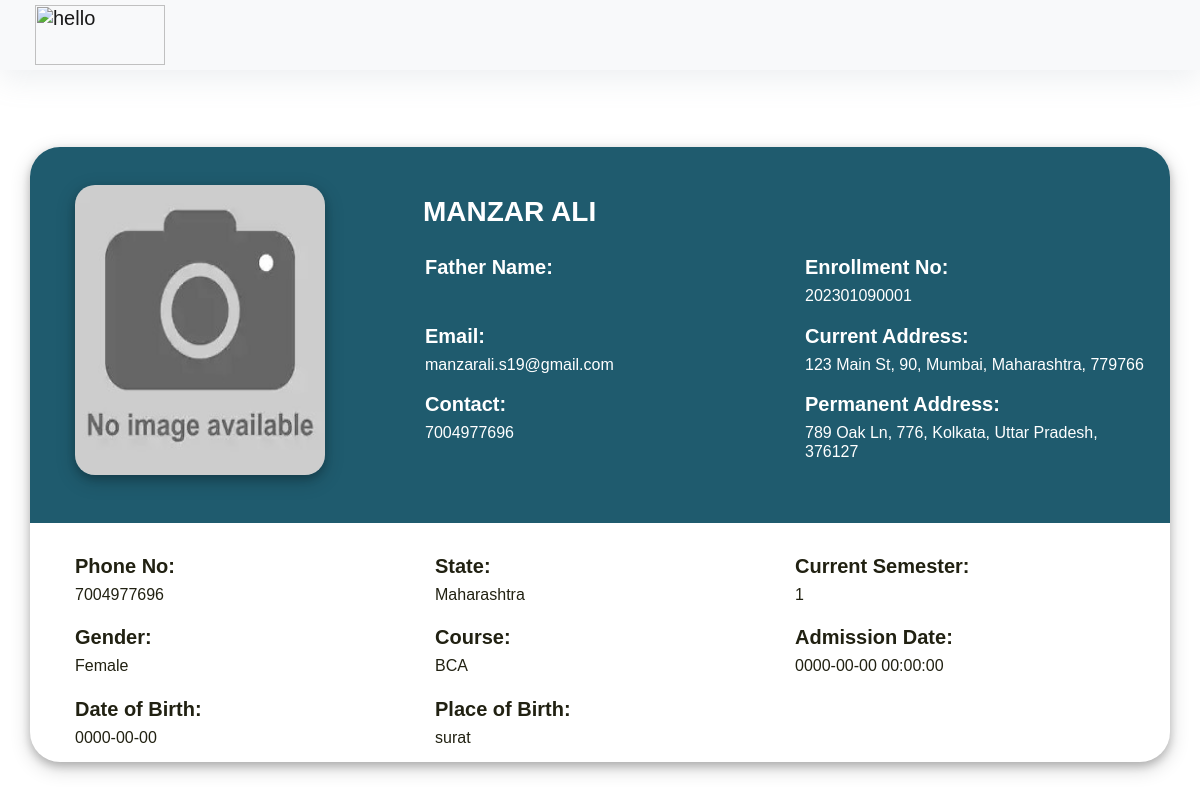
The app's page /Student/display-Student.php?enrollment_no=202301090001 (signed in) with its own data.
### tables this page shows
CREATE TABLE IF NOT EXISTS `student_info` (
  `id` int NOT NULL AUTO_INCREMENT,
  `user_id` varchar(45) NOT NULL,
  `password` varchar(45) NOT NULL,
  `enrollment_no_genrator` varchar(100) NOT NULL,
  `enrollment_no` varchar(15) NOT NULL,
  `dept_id` varchar(10) NOT NULL,
  `course_code` varchar(50) NOT NULL,
  `first_name` varchar(30) NOT NULL,
  `middle_name` varchar(30) DEFAULT NULL,
  `last_name` varchar(30) DEFAULT NULL,
  `father_name` varchar(30) DEFAULT NULL,
  `dob` date NOT NULL,
  `blood_group` varchar(10) NOT NULL,
  `place_of_birth` varchar(50) DEFAULT NULL,
  `gender` varchar(10) NOT NULL,
  `email` varchar(30) NOT NULL,
  `mobile_no` varchar(11) DEFAULT NULL,
  `alter_mno` varchar(10) DEFAULT NULL,
  `aadhar_no` varchar(12) NOT NULL,
  `aadhar_path` varchar(100) NOT NULL,
  `cast` varchar(10) NOT NULL,
  `disability` varchar(10) NOT NULL,
  `ssc_board` varchar(50) DEFAULT NULL,
  `ssc_m_y` varchar(10) DEFAULT NULL,
  `ssc_percentage` varchar(10) DEFAULT NULL,
  `ssc_result_path` varchar(100) DEFAULT NULL,
  `hsc_board` varchar(50) DEFAULT NULL,
  `hsc_m_y` varchar(10) DEFAULT NULL,
  `hsc_percentage` varchar(10) DEFAULT NULL,
  `hsc_result_path` varchar(100) DEFAULT NULL,
  `profile_image` varchar(100) DEFAULT NULL,
  `current_address` varchar(150) DEFAULT NULL,
  `state` varchar(20) DEFAULT NULL,
  `permanent_address` varchar(150) DEFAULT NULL,
  `fees_status` varchar(15) NOT NULL,
  `exam_status` varchar(10) NOT NULL,
  `current_semester` int DEFAULT NULL,
  `graduation_date` varchar(20) NOT NULL,
  `class_id` varchar(10) NOT NULL,
  `session` varchar(50) NOT NULL,
  `admission_date` timestamp NOT NULL DEFAULT CURRENT_TIMESTAMP,
  PRIMARY KEY (`id`),
  UNIQUE KEY `enrollment_no` (`enrollment_no`)
);

### Student/display-student.php (the view, shortened to what this page needs)
<?php include('../common/header.php') ?>
<?php
require_once "../connection/connection.php";
if (!isset($_SESSION["Logininfo"])) {
	echo '<script type="text/javascript">window.location.href = "../login/login.php";</script>';
} else {
	$userid = $_SESSION['Logininfo']['user_id'];
	$password = $_SESSION['Logininfo']['password'];
	$check = $_SESSION['Logininfo']['role'];
	if ($check == 'std') {
		$query = "SELECT * FROM student_info WHERE user_id = '$userid' AND password = '$password'";
		$result = mysqli_query($con, $query);
		if($result)
		{
			$row = mysqli_fetch_array($result);
			$urname = $row["user_id"];
			$pass = $row["password"];
			$enrollment_no = $row["enrollment_no"];
		}
		else
		{
			echo "nah";
		}
	} else if ($check == 'admin') {
		$enrollment_no = $_GET['enrollment_no'];
	} else if ($check == 'fac') {
		$enrollment_no = $_GET['enrollment_no'];
	} else if ($check == 'dept') {
		$enrollment_no = $_GET['enrollment_no'];
	} else {
		$enrollment_no = 0;
	}
}
?>
<!doctype html>
<html lang="en">
<head>
	<link rel="stylesheet" type="text/css" href="../bootstrap/css/bootstrap.min.css">
	<link rel="stylesheet" type="text/css" href="../css/footer.css">
	<link rel="stylesheet" type="text/css" href="../css/header.css">
	<link rel="stylesheet" type="text/css" href="../css/style.css">
	<link rel="stylesheet" href="https://cdnjs.cloudflare.com/ajax/libs/font-awesome/4.7.0/css/font-awesome.min.css">
	<link rel="stylesheet" href="https://stackpath.bootstrapcdn.com/font-awesome/4.7.0/css/font-awesome.min.css">
</head>
<body>
	<main role="main" class="ml-sm-auto px-md-4 mb-2 w-100"><br><br>
		<?php
		$query = "select * from student_info where enrollment_no='$enrollment_no'";
		$run = mysqli_query($con, $query);
		while ($row = mysqli_fetch_array($run)) {
		?>
			<div class="container data">
				<div class="row text-white pt-5">
					<div class="col-md-4">
						<?php
						$profile_image = $row["profile_image"];
						if ($profile_image) {
							echo '<img class="mb-5" height="290px" width="250px" alt="img" src="' . $profile_image . '">';
						} else {
							echo '<img class="mb-5" height="290px" width="250px" alt="no img" src="/CMS/Images/student-no-image.jpg">';
						}
						?>
					</div>
					<div class="col-md-8">
						<h3><?php echo $row['first_name'] . " " . $row['middle_name'] . " " . $row['last_name'] ?></h3><br>
						<div class="row">
							<div class="col-md-6">
								<h5>Father Name:</h5> <?php echo $row['father_name']  ?><br><br>
								<h5>Email:</h5> <?php echo $row['email']  ?><br><br>
								<h5>Contact:</h5> <?php echo $row['mobile_no']  ?><br><br>
							</div>
							<div class="col-md-6">
								<h5>Enrollment No:</h5> <?php echo $row['enrollment_no']  ?><br><br>
								<h5>Current Address:</h5> <?php echo $row['current_address']  ?><br><br>
								<h5>Permanent Address:</h5> <?php echo $row['permanent_address']  ?><br><br>
							</div>
						</div>
					</div>
				</div>
				<div class="details">
					<div class="row pt-3">
						<div class="col-md-4">
							<h5>Phone No:</h5> <?php echo $row['mobile_no']  ?>
						</div>
						<div class="col-md-4">
							<h5>State:</h5> <?php echo $row['state']  ?>
						</div>
						<div class="col-md-4">
							<h5>Current Semester:</h5> <?php echo $row['current_semester']  ?>
						</div>
					</div>
					<div class="row pt-3">
						<div class="col-md-4">
							<h5>Gender:</h5> <?php echo $row['gender']  ?>
						</div>
						<div class="col-md-4">
							<h5>Course:</h5> <?php echo $row['course_code']  ?>
						</div>
						<div class="col-md-4">
							<h5>Admission Date:</h5> <?php echo $row['admission_date']  ?>
						</div>
					</div>
					<div class="row pt-3">
						<div class="col-md-4">
							<h5>Date of Birth:</h5> <?php echo $row['dob']  ?>
						</div>
						<div class="col-md-4">
							<h5>Place of Birth:</h5> <?php echo $row['place_of_birth']  ?>
						</div>
					</div>
					</div>
				</div>
		<?php } ?>
	</main>
</body>
</html>

### Css/footer.css (style rules this page uses)
.footer-top h2,h3 { color: #fff; }

### Css/header.css (style rules this page uses)
body { font-family: "Poppins", sans-serif; font-size: 16px; line-height: 24px; font-weight: 400; color: #212112; background-position: center; background-repeat: repeat; background-size: 7%; background-color: #fff; overflow-x: hidden; transition: all 200ms linear; }
body, header { margin: 0; padding: 0; border: 0; margin-top: 60px; font-size: 100%; font: inherit; vertical-align: baseline; }
*, *:before, *:after { -moz-box-sizing: border-box; -webkit-box-sizing: border-box; box-sizing: border-box; }
@media screen and (max-width: 1680px) { body, input, select, textarea { font-size: 13pt; } }
@media screen and (max-width: 1280px) { body, input, select, textarea { font-size: 12pt; } }

### Student/display-student.php (style rules this page uses)
div.container.data { margin-top: 50px; border-radius: 30px; margin-bottom: 40px; background-color: white; border: 0; box-shadow: 0 4px 8px 0 rgba(0, 0, 0, 0.2), 0 6px 20px 0 rgba(0, 0, 0, 0.19); }
h3 { margin-left: -2px; font-weight: bold; }
div.row.text-white.pt-5 { border-radius: 30px 30px 0 0; background-color: #1f5b6e; }
div.row.pt-3 { margin: 5px; }
div div h5 { font-weight: bold; }
div.details { padding: 10px; }
img.mb-5 { border-radius: 20px; margin-left: 30px; margin-top: -10; box-shadow: 0 4px 8px 0 rgba(0, 0, 0, 0.2), 0 6px 20px 0 rgba(0, 0, 0, 0.19); }

### records on screen
student_info: first_name "MANZAR", middle_name "ALI", email "manzarali.s19@gmail.com", mobile_no "7004977696", enrollment_no "202301090001", current_address "123 Main St, 90, Mumbai, Maharashtra, 779766", permanent_address "789 Oak Ln, 776, Kolkata, Uttar Pradesh, 376127", state "Maharashtra", current_semester "1", gender "Female", course_code "BCA", admission_date "0000-00-00 00:00:00", dob "0000-00-00", place_of_birth "surat"
